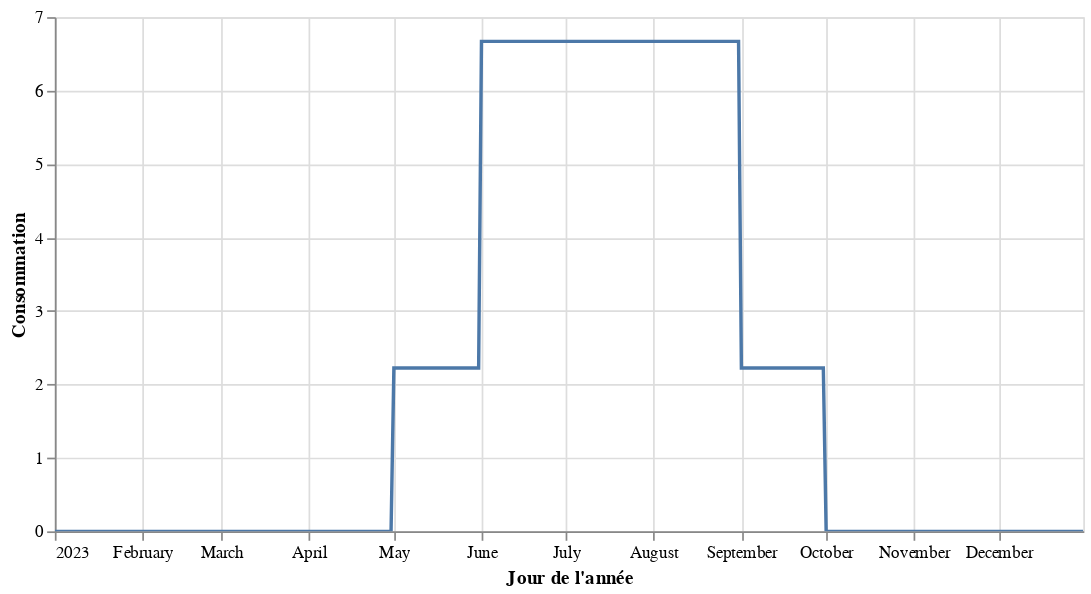

Notebook code cell kept with this figure:
### Markdown cell above
## Consommation

### Typologie des consommations

On distingue ici trois sortes de besoins : 

* irrigation (potager)
* agricole (machines)
* domestiques

Dans un premier temps, nous ne considérerons que les besoins d'irrigation. 

### Besoins potager

Le potager à irriguer a une surface de $60 m^2$ . 

Pour simplifier les calculs, on ne prendra que trois valeurs de besoins en eau du potager : 

* D'octobre à avril le potager est au repos et n'a pas besoin d'eau.
* Entre juin et août : irrigation maximale.
* En mai et septembre, irrigation modérée (moitié) 

Pour simplifier, on considérera que l'irrigation est de $20L/m^2$ tous les trois jours *sans paillage* au plus fort de l'été. 
Le paillage divise ces besoins par trois.

### Code cell
water_needs = pd.DataFrame({"potager" : np.zeros(365)}, index=pd.date_range("20230101", periods=365))
water_needs["20230501":"20230531"] = toml_dict['water_needs']/3
water_needs["20230901":"20230930"] = toml_dict['water_needs']/3
water_needs["20230601":"20230831"] = toml_dict['water_needs']

water_needs["potager_paillage"] = water_needs["potager"]/3

alt.Chart(water_needs.reset_index()).mark_line().encode(
    x=alt.X('index:T', title="Jour de l'année"),
    y=alt.Y('potager:Q', title="Consommation"),
    tooltip=[alt.Tooltip("conso_base:Q")]
).properties(width=600).interactive()

### Figure 1 — Vega-Lite specification as saved in the notebook (floating-point values rounded to 4 significant figures; data arrays with more than 128 entries replaced by an {"elided": "..."} marker saying what was removed)
{"config": {"view": {"continuousWidth": 400, "continuousHeight": 300}}, "data": {"name": "data-568968ce21f48e0973708282e8b4e96a"}, "mark": "line", "encoding": {"tooltip": [{"field": "conso_base", "type": "quantitative"}], "x": {"field": "index", "title": "Jour de l'année", "type": "temporal"}, "y": {"field": "potager", "title": "Consommation", "type": "quantitative"}}, "selection": {"selector003": {"type": "interval", "bind": "scales", "encodings": ["x", "y"]}}, "width": 600, "$schema": "https://vega.github.io/schema/vega-lite/v4.17.0.json", "datasets": {"data-568968ce21f48e0973708282e8b4e96a": {"elided": "365 records"}}}
